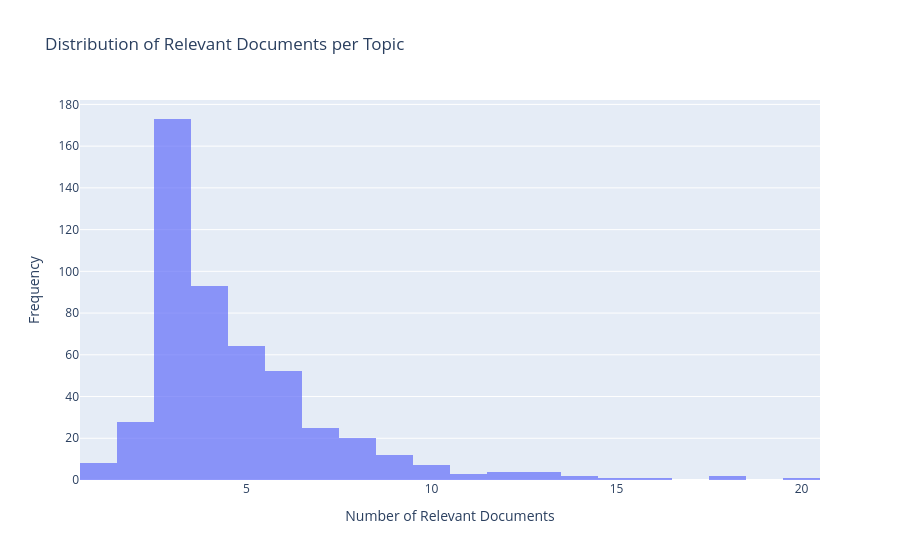

The cell this chart's notebook holds for it:
### Code cell
import plotly.express as px
# Plot distribution of relevant documents per topic


relevant_counts = (
    labels_df[
        labels_df["topic"].isin(topics_500) & (labels_df["label"] > 0)
    ]
    .groupby("topic")
    .size()
    .reindex(topics_500, fill_value=0)
)

fig = px.histogram(
    x=relevant_counts.values,
    nbins=30,
    title='Distribution of Relevant Documents per Topic',
    labels={'x': 'Number of Relevant Documents', 'y': 'Number of Topics'},
    opacity=0.7
)
fig.update_layout(
    xaxis_title='Number of Relevant Documents',
    yaxis_title='Frequency',
    showlegend=False
)
fig.show()

print(f"Total topics: {len(relevant_counts)}")
print(f"Avg relevant docs per topic: {relevant_counts.mean():.2f}")
print(f"Min: {relevant_counts.min()}, Max: {relevant_counts.max()}")
print(f"Median: {relevant_counts.median()}")

### Figure 1 — Plotly figure (JSON) as saved in the notebook; plotly's stock layout.template omitted (floating-point values rounded to 4 significant figures; data arrays with more than 128 entries replaced by an {"elided": "..."} marker saying what was removed)
{"data": [{"bingroup": "x", "hovertemplate": "Number of Relevant Documents=%{x}<br>count=%{y}<extra></extra>", "legendgroup": "", "marker": {"color": "#636efa", "opacity": 0.7, "pattern": {"shape": ""}}, "name": "", "nbinsx": 30, "orientation": "v", "showlegend": false, "type": "histogram", "x": {"elided": "500 int values"}, "xaxis": "x", "yaxis": "y"}], "layout": {"barmode": "relative", "legend": {"tracegroupgap": 0}, "showlegend": false, "title": {"text": "Distribution of Relevant Documents per Topic"}, "xaxis": {"anchor": "y", "domain": [0, 1], "title": {"text": "Number of Relevant Documents"}}, "yaxis": {"anchor": "x", "domain": [0, 1], "title": {"text": "Frequency"}}}}
